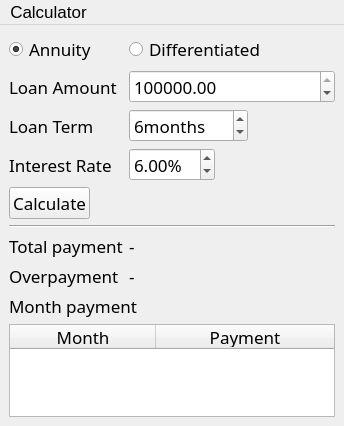
<?xml version="1.0" encoding="UTF-8"?>
<ui version="4.0">
    <class>Credit</class>
    <widget class="QMainWindow" name="Credit">
        <property name="geometry">
            <rect>
                <x>0</x>
                <y>0</y>
                <width>344</width>
                <height>426</height>
            </rect>
        </property>
        <property name="windowTitle">
            <string/>
        </property>
        <widget class="QWidget" name="centralwidget">
            <layout class="QFormLayout" name="formLayout_2">
                <item row="0" column="0" colspan="2">
                    <layout class="QFormLayout" name="formLayout">
                        <item row="0" column="0">
                            <widget class="QRadioButton" name="annuity">
                                <property name="sizePolicy">
                                    <sizepolicy hsizetype="Expanding" vsizetype="Fixed">
                                        <horstretch>0</horstretch>
                                        <verstretch>0</verstretch>
                                    </sizepolicy>
                                </property>
                                <property name="font">
                                    <font>
                                        <family>Sans Serif</family>
                                        <pointsize>13</pointsize>
                                    </font>
                                </property>
                                <property name="text">
                                    <string>Annuity</string>
                                </property>
                                <property name="checked">
                                    <bool>true</bool>
                                </property>
                            </widget>
                        </item>
                        <item row="0" column="1">
                            <widget class="QRadioButton" name="diff">
                                <property name="sizePolicy">
                                    <sizepolicy hsizetype="Expanding" vsizetype="Fixed">
                                        <horstretch>0</horstretch>
                                        <verstretch>0</verstretch>
                                    </sizepolicy>
                                </property>
                                <property name="font">
                                    <font>
                                        <family>Sans Serif</family>
                                        <pointsize>13</pointsize>
                                    </font>
                                </property>
                                <property name="text">
                                    <string>Differentiated</string>
                                </property>
                            </widget>
                        </item>
                        <item row="1" column="0">
                            <widget class="QLabel" name="label">
                                <property name="sizePolicy">
                                    <sizepolicy hsizetype="Expanding" vsizetype="Preferred">
                                        <horstretch>0</horstretch>
                                        <verstretch>0</verstretch>
                                    </sizepolicy>
                                </property>
                                <property name="font">
                                    <font>
                                        <family>Sans Serif</family>
                                        <pointsize>13</pointsize>
                                    </font>
                                </property>
                                <property name="text">
                                    <string>Loan Amount</string>
                                </property>
                            </widget>
                        </item>
                        <item row="1" column="1">
                            <widget class="QDoubleSpinBox" name="loan">
                                <property name="sizePolicy">
                                    <sizepolicy hsizetype="Preferred" vsizetype="Fixed">
                                        <horstretch>0</horstretch>
                                        <verstretch>0</verstretch>
                                    </sizepolicy>
                                </property>
                                <property name="baseSize">
                                    <size>
                                        <width>0</width>
                                        <height>0</height>
                                    </size>
                                </property>
                                <property name="font">
                                    <font>
                                        <family>Sans Serif</family>
                                        <pointsize>13</pointsize>
                                    </font>
                                </property>
                                <property name="minimum">
                                    <double>1.000000000000000</double>
                                </property>
                                <property name="maximum">
                                    <double>1000000000000.000000000000000</double>
                                </property>
                                <property name="value">
                                    <double>300000.000000000000000</double>
                                </property>
                            </widget>
                        </item>
                        <item row="2" column="0">
                            <widget class="QLabel" name="label_2">
                                <property name="sizePolicy">
                                    <sizepolicy hsizetype="Expanding" vsizetype="Preferred">
                                        <horstretch>0</horstretch>
                                        <verstretch>0</verstretch>
                                    </sizepolicy>
                                </property>
                                <property name="font">
                                    <font>
                                        <family>Sans Serif</family>
                                        <pointsize>13</pointsize>
                                    </font>
                                </property>
                                <property name="text">
                                    <string>Loan Term</string>
                                </property>
                            </widget>
                        </item>
                        <item row="2" column="1">
                            <widget class="QSpinBox" name="term">
                                <property name="sizePolicy">
                                    <sizepolicy hsizetype="Fixed" vsizetype="Fixed">
                                        <horstretch>0</horstretch>
                                        <verstretch>0</verstretch>
                                    </sizepolicy>
                                </property>
                                <property name="font">
                                    <font>
                                        <family>Sans Serif</family>
                                        <pointsize>13</pointsize>
                                    </font>
                                </property>
                                <property name="suffix">
                                    <string>months</string>
                                </property>
                                <property name="prefix">
                                    <string/>
                                </property>
                                <property name="minimum">
                                    <number>1</number>
                                </property>
                                <property name="maximum">
                                    <number>650</number>
                                </property>
                                <property name="value">
                                    <number>6</number>
                                </property>
                            </widget>
                        </item>
                        <item row="3" column="0">
                            <widget class="QLabel" name="label_3">
                                <property name="sizePolicy">
                                    <sizepolicy hsizetype="Expanding" vsizetype="Preferred">
                                        <horstretch>0</horstretch>
                                        <verstretch>0</verstretch>
                                    </sizepolicy>
                                </property>
                                <property name="font">
                                    <font>
                                        <family>Sans Serif</family>
                                        <pointsize>13</pointsize>
                                    </font>
                                </property>
                                <property name="text">
                                    <string>Interest Rate</string>
                                </property>
                            </widget>
                        </item>
                        <item row="3" column="1">
                            <widget class="QDoubleSpinBox" name="rate">
                                <property name="sizePolicy">
                                    <sizepolicy hsizetype="Fixed" vsizetype="Fixed">
                                        <horstretch>0</horstretch>
                                        <verstretch>0</verstretch>
                                    </sizepolicy>
                                </property>
                                <property name="font">
                                    <font>
                                        <family>Sans Serif</family>
                                        <pointsize>13</pointsize>
                                    </font>
                                </property>
                                <property name="suffix">
                                    <string>%</string>
                                </property>
                                <property name="decimals">
                                    <number>2</number>
                                </property>
                                <property name="value">
                                    <double>6.000000000000000</double>
                                </property>
                            </widget>
                        </item>
                        <item row="4" column="0">
                            <widget class="QPushButton" name="calculate">
                                <property name="font">
                                    <font>
                                        <family>Sans Serif</family>
                                        <pointsize>13</pointsize>
                                    </font>
                                </property>
                                <property name="text">
                                    <string>Calculate</string>
                                </property>
                            </widget>
                        </item>
                        <item row="5" column="0" colspan="2">
                            <widget class="Line" name="line">
                                <property name="font">
                                    <font>
                                        <family>Sans Serif</family>
                                    </font>
                                </property>
                                <property name="orientation">
                                    <enum>Qt::Horizontal</enum>
                                </property>
                            </widget>
                        </item>
                        <item row="6" column="0">
                            <widget class="QLabel" name="label_4">
                                <property name="sizePolicy">
                                    <sizepolicy hsizetype="Expanding" vsizetype="Preferred">
                                        <horstretch>0</horstretch>
                                        <verstretch>0</verstretch>
                                    </sizepolicy>
                                </property>
                                <property name="font">
                                    <font>
                                        <family>Sans Serif</family>
                                        <pointsize>13</pointsize>
                                    </font>
                                </property>
                                <property name="text">
                                    <string>Total payment</string>
                                </property>
                            </widget>
                        </item>
                        <item row="6" column="1">
                            <widget class="QLabel" name="total">
                                <property name="font">
                                    <font>
                                        <family>Sans Serif</family>
                                        <pointsize>13</pointsize>
                                    </font>
                                </property>
                                <property name="text">
                                    <string>-</string>
                                </property>
                            </widget>
                        </item>
                        <item row="7" column="0">
                            <widget class="QLabel" name="label_6">
                                <property name="sizePolicy">
                                    <sizepolicy hsizetype="Expanding" vsizetype="Preferred">
                                        <horstretch>0</horstretch>
                                        <verstretch>0</verstretch>
                                    </sizepolicy>
                                </property>
                                <property name="font">
                                    <font>
                                        <family>Sans Serif</family>
                                        <pointsize>13</pointsize>
                                    </font>
                                </property>
                                <property name="text">
                                    <string>Overpayment</string>
                                </property>
                            </widget>
                        </item>
                        <item row="7" column="1">
                            <widget class="QLabel" name="overpayment">
                                <property name="font">
                                    <font>
                                        <family>Sans Serif</family>
                                        <pointsize>13</pointsize>
                                    </font>
                                </property>
                                <property name="text">
                                    <string>-</string>
                                </property>
                            </widget>
                        </item>
                        <item row="8" column="0" colspan="2">
                            <widget class="QLabel" name="label_8">
                                <property name="sizePolicy">
                                    <sizepolicy hsizetype="Expanding" vsizetype="Preferred">
                                        <horstretch>0</horstretch>
                                        <verstretch>0</verstretch>
                                    </sizepolicy>
                                </property>
                                <property name="font">
                                    <font>
                                        <family>Sans Serif</family>
                                        <pointsize>13</pointsize>
                                    </font>
                                </property>
                                <property name="text">
                                    <string>Month payment</string>
                                </property>
                            </widget>
                        </item>
                        <item row="9" column="0" colspan="2">
                            <widget class="QTableWidget" name="month_payment">
                                <property name="enabled">
                                    <bool>true</bool>
                                </property>
                                <property name="sizePolicy">
                                    <sizepolicy hsizetype="Expanding" vsizetype="Expanding">
                                        <horstretch>0</horstretch>
                                        <verstretch>0</verstretch>
                                    </sizepolicy>
                                </property>
                                <property name="font">
                                    <font>
                                        <family>Sans Serif</family>
                                    </font>
                                </property>
                                <property name="sizeAdjustPolicy">
                                    <enum>QAbstractScrollArea::AdjustToContents</enum>
                                </property>
                                <property name="editTriggers">
                                    <set>QAbstractItemView::NoEditTriggers</set>
                                </property>
                                <property name="dragDropOverwriteMode">
                                    <bool>false</bool>
                                </property>
                                <property name="textElideMode">
                                    <enum>Qt::ElideMiddle</enum>
                                </property>
                                <property name="showGrid">
                                    <bool>false</bool>
                                </property>
                                <attribute name="horizontalHeaderVisible">
                                    <bool>true</bool>
                                </attribute>
                                <attribute name="horizontalHeaderCascadingSectionResizes">
                                    <bool>true</bool>
                                </attribute>
                                <attribute name="horizontalHeaderMinimumSectionSize">
                                    <number>75</number>
                                </attribute>
                                <attribute name="horizontalHeaderDefaultSectionSize">
                                    <number>146</number>
                                </attribute>
                                <attribute name="horizontalHeaderStretchLastSection">
                                    <bool>true</bool>
                                </attribute>
                                <attribute name="verticalHeaderVisible">
                                    <bool>false</bool>
                                </attribute>
                                <column>
                                    <property name="text">
                                        <string>Month</string>
                                    </property>
                                    <property name="font">
                                        <font>
                                            <pointsize>13</pointsize>
                                        </font>
                                    </property>
                                </column>
                                <column>
                                    <property name="text">
                                        <string>Payment</string>
                                    </property>
                                    <property name="font">
                                        <font>
                                            <pointsize>13</pointsize>
                                        </font>
                                    </property>
                                </column>
                            </widget>
                        </item>
                    </layout>
                </item>
            </layout>
        </widget>
        <widget class="QMenuBar" name="menubar">
            <property name="geometry">
                <rect>
                    <x>0</x>
                    <y>0</y>
                    <width>344</width>
                    <height>25</height>
                </rect>
            </property>
            <property name="font">
                <font>
                    <pointsize>13</pointsize>
                </font>
            </property>
            <widget class="QMenu" name="menuCalculator">
                <property name="font">
                    <font>
                        <pointsize>13</pointsize>
                    </font>
                </property>
                <property name="title">
                    <string>Calculator</string>
                </property>
                <addaction name="actionBasic"/>
                <addaction name="actionDeposit"/>
            </widget>
            <addaction name="menuCalculator"/>
        </widget>
        <action name="actionBasic">
            <property name="text">
                <string>Basic</string>
            </property>
            <property name="font">
                <font>
                    <family>Sans Serif</family>
                    <pointsize>13</pointsize>
                </font>
            </property>
        </action>
        <action name="actionDeposit">
            <property name="text">
                <string>Deposit</string>
            </property>
            <property name="font">
                <font>
                    <family>Sans Serif</family>
                    <pointsize>13</pointsize>
                </font>
            </property>
        </action>
    </widget>
    <resources/>
    <connections/>
</ui>
